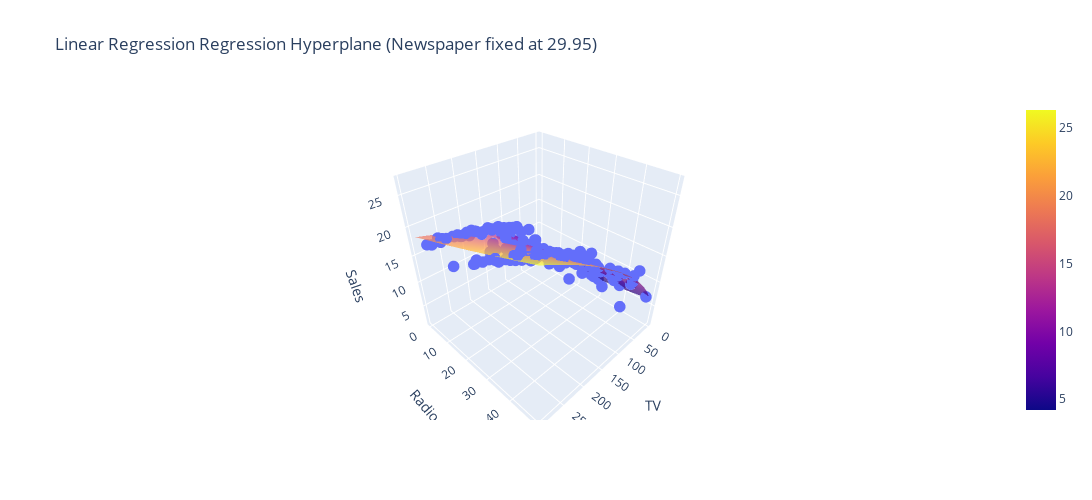
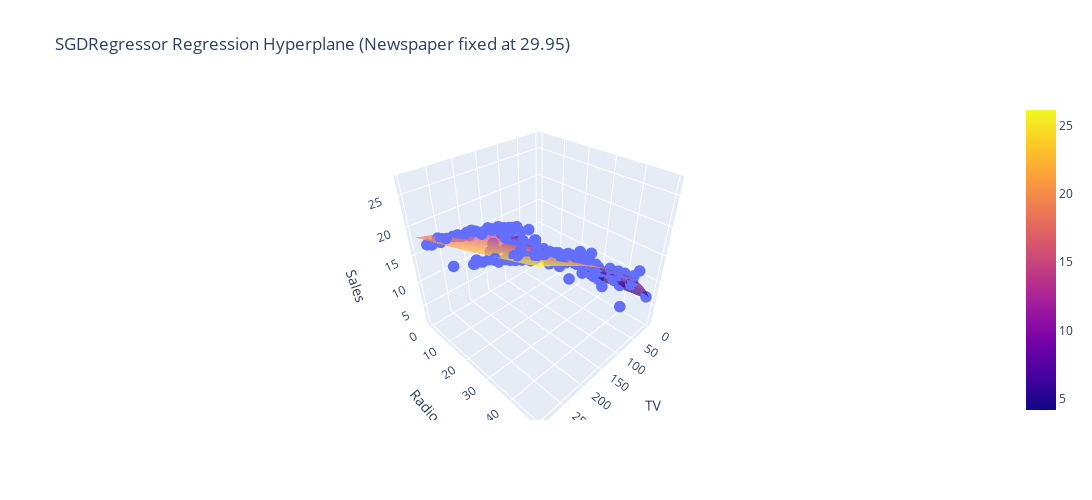
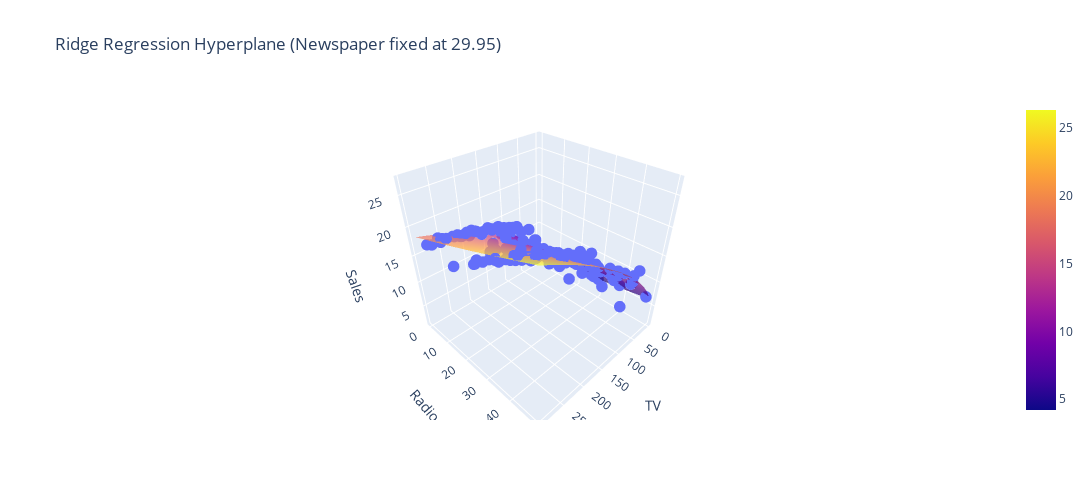
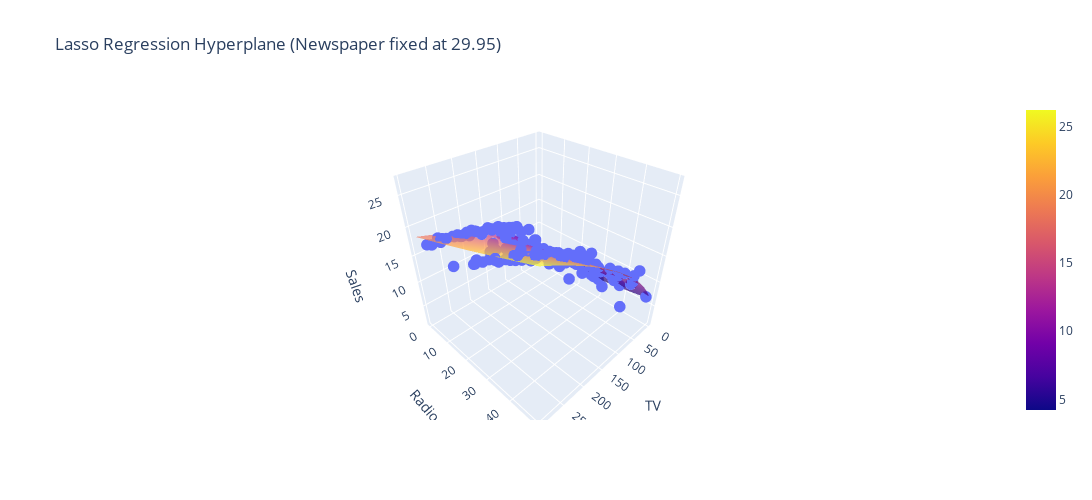

Notebook cell for these charts, in order:
### Code cell
best_model = None
best_score = -np.inf
best_name = ""

for name, Regressor in Regressors.items():

    print("\n" + "="*50)
    print(f"\t\tTraining {name}")
    print("="*50)
    
    model = Pipeline([
        ('num_pipeline', num_pipeline),
        ('regressor', Regressor)
    ])

    model.fit(X_train, y_train)
    y_pred = model.predict(X_test)

    r2 = r2_score(y_test, y_pred)
    mse = mean_squared_error(y_test, y_pred)
    rmse = np.sqrt(mse)

    print(f"R² Score  : {r2:.4f}")
    print(f"MSE      : {mse:.4f}")
    print(f"RMSE     : {rmse:.4f}")

    newspaper_fixed = X_train["Newspaper"].mean()

    tv_range = np.linspace(X_train["TV"].min(), X_train["TV"].max(), 40)
    radio_range = np.linspace(X_train["Radio"].min(), X_train["Radio"].max(), 40)
    
    tv_grid, radio_grid = np.meshgrid(tv_range, radio_range)

    grid_points = pd.DataFrame({
        "TV": tv_grid.ravel(),
        "Radio": radio_grid.ravel(),
        "Newspaper": np.full(tv_grid.size, newspaper_fixed)
    })
    z_pred = model.predict(grid_points)
    z_pred = z_pred.reshape(tv_grid.shape)

    
    fig = go.Figure()
    
    fig.add_trace(go.Scatter3d(
        x = ad["TV"],
        y = ad["Radio"],
        z = ad["Sales"],
        mode = "markers",
        marker = dict(size=4),
        name = "Actual Data"
    ))
    
    fig.add_trace(go.Surface(
        x = tv_grid,
        y = radio_grid,
        z = z_pred,
        opacity = 0.7,
        name = "Regression Hyperplane"
    ))
    
    fig.update_layout(
        title = f"{name} Regression Hyperplane (Newspaper fixed at {newspaper_fixed:.2f})",
        width=1150,  
        height=500,
        scene = dict(
            xaxis_title="TV",
            yaxis_title="Radio",
            zaxis_title="Sales"
        )
    )
    
    fig.show()
    
    if r2 > best_score:
        best_score = r2
        best_model = model
        best_name = name

    with open("best_add_model.pkl", "wb") as file:
        pickle.dump(best_model, file)

print(f"\nBest Model Saved: {best_name}")
print(f"Best R² Score   : {best_score:.4f}")

### Figure 1 — Plotly figure (JSON) as saved in the notebook; plotly's stock layout.template omitted (floating-point values rounded to 4 significant figures; data arrays with more than 128 entries replaced by an {"elided": "..."} marker saying what was removed)
{"data": [{"marker": {"size": 4}, "mode": "markers", "name": "Actual Data", "type": "scatter3d", "x": {"elided": "200 float values"}, "y": {"elided": "200 float values"}, "z": {"elided": "200 float values"}}, {"name": "Regression Hyperplane", "opacity": 0.7, "type": "surface", "x": {"elided": "40x40 float values"}, "y": {"elided": "40x40 float values"}, "z": {"elided": "40x40 float values"}}], "layout": {"height": 500, "scene": {"xaxis": {"title": {"text": "TV"}}, "yaxis": {"title": {"text": "Radio"}}, "zaxis": {"title": {"text": "Sales"}}}, "title": {"text": "Linear Regression Regression Hyperplane (Newspaper fixed at 29.95)"}, "width": 1150}}

### Figure 2 — Plotly figure (JSON) as saved in the notebook; plotly's stock layout.template omitted (floating-point values rounded to 4 significant figures; data arrays with more than 128 entries replaced by an {"elided": "..."} marker saying what was removed)
{"data": [{"marker": {"size": 4}, "mode": "markers", "name": "Actual Data", "type": "scatter3d", "x": {"elided": "200 float values"}, "y": {"elided": "200 float values"}, "z": {"elided": "200 float values"}}, {"name": "Regression Hyperplane", "opacity": 0.7, "type": "surface", "x": {"elided": "40x40 float values"}, "y": {"elided": "40x40 float values"}, "z": {"elided": "40x40 float values"}}], "layout": {"height": 500, "scene": {"xaxis": {"title": {"text": "TV"}}, "yaxis": {"title": {"text": "Radio"}}, "zaxis": {"title": {"text": "Sales"}}}, "title": {"text": "SGDRegressor Regression Hyperplane (Newspaper fixed at 29.95)"}, "width": 1150}}

### Figure 3 — Plotly figure (JSON) as saved in the notebook; plotly's stock layout.template omitted (floating-point values rounded to 4 significant figures; data arrays with more than 128 entries replaced by an {"elided": "..."} marker saying what was removed)
{"data": [{"marker": {"size": 4}, "mode": "markers", "name": "Actual Data", "type": "scatter3d", "x": {"elided": "200 float values"}, "y": {"elided": "200 float values"}, "z": {"elided": "200 float values"}}, {"name": "Regression Hyperplane", "opacity": 0.7, "type": "surface", "x": {"elided": "40x40 float values"}, "y": {"elided": "40x40 float values"}, "z": {"elided": "40x40 float values"}}], "layout": {"height": 500, "scene": {"xaxis": {"title": {"text": "TV"}}, "yaxis": {"title": {"text": "Radio"}}, "zaxis": {"title": {"text": "Sales"}}}, "title": {"text": "Ridge Regression Hyperplane (Newspaper fixed at 29.95)"}, "width": 1150}}

### Figure 4 — Plotly figure (JSON) as saved in the notebook; plotly's stock layout.template omitted (floating-point values rounded to 4 significant figures; data arrays with more than 128 entries replaced by an {"elided": "..."} marker saying what was removed)
{"data": [{"marker": {"size": 4}, "mode": "markers", "name": "Actual Data", "type": "scatter3d", "x": {"elided": "200 float values"}, "y": {"elided": "200 float values"}, "z": {"elided": "200 float values"}}, {"name": "Regression Hyperplane", "opacity": 0.7, "type": "surface", "x": {"elided": "40x40 float values"}, "y": {"elided": "40x40 float values"}, "z": {"elided": "40x40 float values"}}], "layout": {"height": 500, "scene": {"xaxis": {"title": {"text": "TV"}}, "yaxis": {"title": {"text": "Radio"}}, "zaxis": {"title": {"text": "Sales"}}}, "title": {"text": "Lasso Regression Hyperplane (Newspaper fixed at 29.95)"}, "width": 1150}}
